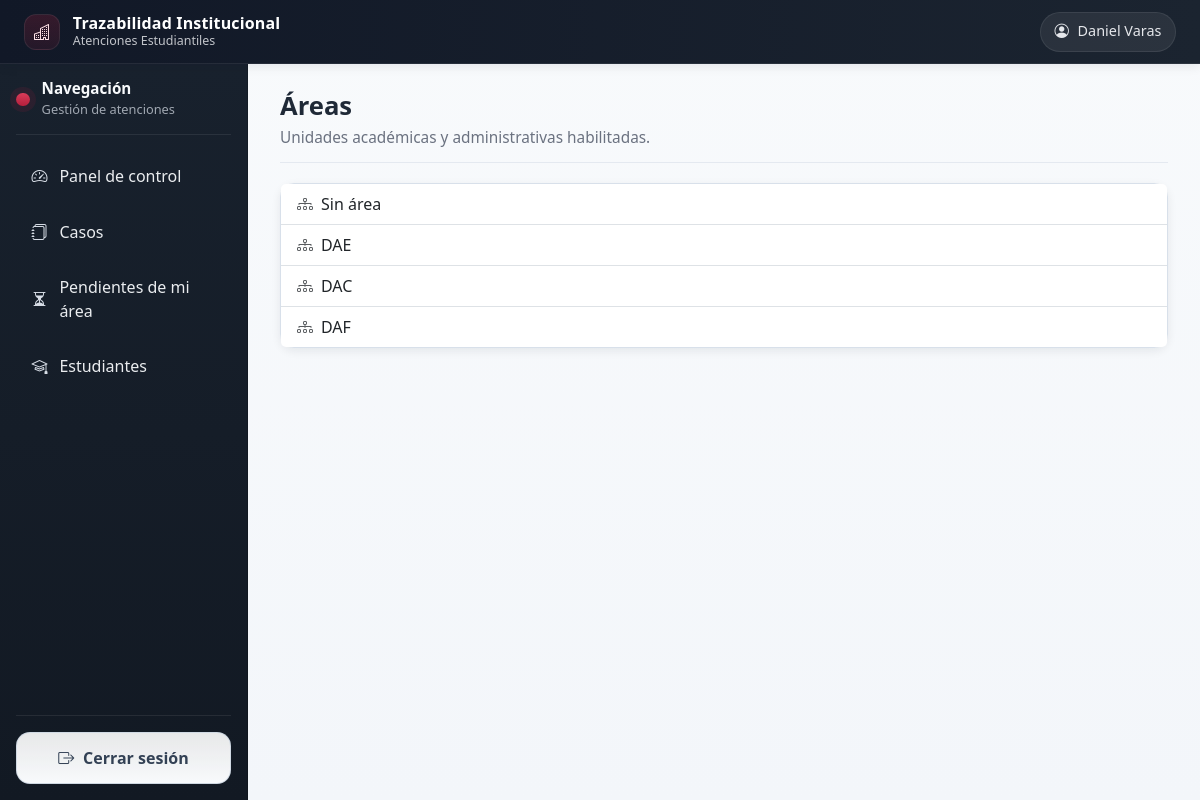
The page /organization/areas/ (signed in) on the database its author committed.
### organization/models.py (models this page shows, shortened)
class Area(models.Model):
    name = models.CharField(max_length=150, unique=True)

### organization/views.py (the view)
# urls.py: path('areas/', AreaListView.as_view(), name='areas'),
class AreaListView(LoginRequiredMixin, ListView):
    model = Area
    template_name = 'organization/area_list.html'
    context_object_name = 'areas'

### psychopedagogy/context_processors.py (called while the page is built)
def psychopedagogy_access(request):
    return {
        'can_access_psychopedagogy_module': can_access_psychopedagogy_module(request.user)
        if request.user.is_authenticated else False
    }

### psychopedagogy/services.py (called while the page is built)
def _user_role(user):
    profile = getattr(user, 'profile', None)
    return getattr(profile, 'role', None)

def can_access_psychopedagogy_module(user):
    if not user.is_authenticated:
        return False
    if user.is_superuser:
        return True
    if user.has_perm('psychopedagogy.access_psychopedagogy_module'):
        return True
    return _user_role(user) in ALLOWED_ROLE_ACCESS

### templates/organization/area_list.html
{% extends 'base.html' %}
{% block content %}
<div class="page-header">
  <h2>Áreas</h2>
  <p class="page-subtitle">Unidades académicas y administrativas habilitadas.</p>
</div>
<div class="card">
  <ul class="list-group list-group-flush">
    {% for area in areas %}
    <li class="list-group-item d-flex align-items-center gap-2"><i class="bi bi-diagram-3 text-muted"></i>{{ area.name }}</li>
    {% empty %}
    <li class="list-group-item text-muted">Sin áreas registradas.</li>
    {% endfor %}
  </ul>
</div>
{% endblock %}

### templates/partials/navbar.html (shortened to what this page needs)
<nav class="navbar navbar-expand-lg app-navbar px-3 px-lg-4">
  <div class="container-fluid px-0">
    <div class="d-flex align-items-center gap-2">
      <a class="navbar-brand app-brand me-0" href="{% url 'dashboard:home' %}">
        <span class="app-brand-mark">
          <i class="bi bi-buildings"></i>
        </span>
        <span class="app-brand-text">
          <strong>Trazabilidad Institucional</strong>
          <small>Atenciones Estudiantiles</small>
        </span>
      </a>
    </div>
    <div class="ms-auto">
      <div class="user-chip">
        <i class="bi bi-person-circle"></i>
        <span>{{ request.user.get_full_name|default:request.user.username }}</span>
      </div>
    </div>
  </div>
</nav>

### static/css/style.css (style rules this page uses)
:root { --c-text: #1f2937; --c-text-soft: #6b7280; --c-bg: #f3f6fa; --c-surface: #ffffff; --c-border: #d8e0ea; --c-navbar: #111827; --c-navbar-2: #1b2430; --c-sidebar: #18212d; --c-sidebar-2: #121923; --c-sidebar-text: rgba(248, 250, 252, 0.94); --c-sidebar-soft: rgba(226, 232, 240, 0.68); --c-sidebar-hover: rgba(255, 255, 255, 0.08); --c-primary: #b51f3c; --c-primary-strong: #961932; --c-primary-soft: rgba(181, 31, 60, 0.12); --c-logout-bg: rgba(255, 255, 255, 0.9); --c-logout-bg-hover: #ffffff; --c-logout-border: rgba(203, 213, 225, 0.85); --c-logout-text: #334155; --shadow-sm: 0 3px 10px rgba(15, 23, 42, 0.08); --shadow-md: 0 14px 26px rgba(15, 23, 42, 0.12); --radius-sm: 0.5rem; --radius-md: 0.875rem; --transition: 180ms ease; }
* { box-sizing: border-box; }
body { margin: 0; background: linear-gradient(180deg, #f8fafc 0%, var(--c-bg) 100%); color: var(--c-text); -webkit-font-smoothing: antialiased; }
.app-navbar { min-height: 64px; background: linear-gradient(90deg, var(--c-navbar) 0%, var(--c-navbar-2) 100%); border-bottom: 1px solid rgba(255, 255, 255, 0.08); box-shadow: var(--shadow-sm); }
.app-brand, .app-brand.navbar-brand { color: #f8fafc !important; text-decoration: none; display: flex; align-items: center; gap: 0.8rem; min-height: 44px; margin-bottom: 0; }
.app-brand-text { display: flex; flex-direction: column; justify-content: center; }
.app-brand strong { display: block; font-size: 1rem; letter-spacing: 0.01em; line-height: 1.05; font-weight: 700; color: #ffffff; }
.app-brand small { display: block; color: rgba(248, 250, 252, 0.76) !important; font-size: 0.78rem; line-height: 1.1; margin-top: 0.15rem; }
.app-brand-mark { width: 2.25rem; height: 2.25rem; border-radius: 0.75rem; display: inline-flex; align-items: center; justify-content: center; background: linear-gradient(180deg, rgba(181, 31, 60, 0.22) 0%, rgba(181, 31, 60, 0.12) 100%); border: 1px solid rgba(255, 255, 255, 0.08); color: #ffe2e7; flex-shrink: 0; }
.app-brand-mark i { font-size: 1rem; }
.user-chip { display: inline-flex; align-items: center; gap: 0.55rem; min-height: 40px; padding: 0.5rem 0.85rem; border-radius: 999px; background: rgba(255, 255, 255, 0.07); border: 1px solid rgba(255, 255, 255, 0.08); color: #e5e7eb !important; font-size: 0.9rem; line-height: 1; }
.user-chip i, .user-chip span { color: #e5e7eb !important; }
.page-header { margin-bottom: 1.25rem; padding-bottom: 0.85rem; border-bottom: 1px solid #e4e9f0; }
.page-header h1, .page-header h2 { margin: 0; font-weight: 700; font-size: clamp(1.6rem, 2vw, 2.2rem); line-height: 1.1; }
.page-subtitle { margin: 0.35rem 0 0; color: var(--c-text-soft); font-size: 0.96rem; }
.card { border: 1px solid var(--c-border); border-radius: var(--radius-md); box-shadow: var(--shadow-sm); background: var(--c-surface); }

### rows shown on the page
Area: name "Sin área"
Area: name "DAE"
Area: name "DAC"
Area: name "DAF"

### other values the page prints
{{ request.user.get_full_name|default:request.user.username }} "Daniel Varas"
